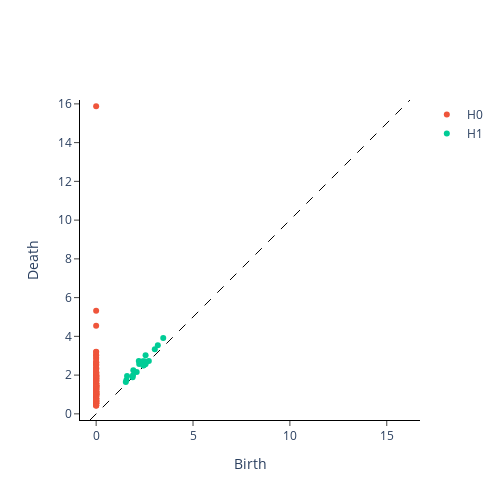

This figure's notebook cell:
### Markdown cell above
### Utilisez la bibliothèque giotto-TDA pour créer un diagramme de persistance à partir de cette matrice de distance.

### Code cell
D_reshaped = D.reshape(1, *distances.shape)


# Compute the persistence diagram
rips = VietorisRipsPersistence(homology_dimensions=[0, 1, 2])
diag_rips = rips.fit_transform(D_reshaped)

# Visualize the persistence diagram
rips.plot(diag_rips)

### Figure 1 — Plotly figure (JSON) as saved in the notebook; plotly's stock layout.template omitted (floating-point values rounded to 4 significant figures; data arrays with more than 128 entries replaced by an {"elided": "..."} marker saying what was removed)
{"data": [{"hoverinfo": "none", "line": {"color": "black", "dash": "dash", "width": 1}, "mode": "lines", "showlegend": false, "type": "scatter", "x": [-0.3176, 16.2], "y": [-0.3176, 16.2]}, {"hoverinfo": "text", "hovertext": {"elided": "148 str values"}, "mode": "markers", "name": "H0", "type": "scatter", "x": {"elided": "148 int values"}, "y": {"elided": "148 float values"}}, {"hoverinfo": "text", "hovertext": ["(3.4622626304626465, 3.913616418838501)", "(3.1832523345947266, 3.5462327003479004)", "(3.0265002250671387, 3.3388333320617676)", "(2.7195663452148438, 2.72558856010437)", "(2.5514519214630127, 3.020024299621582)", "(2.549379587173462, 2.567345380783081)", "(2.5374855995178223, 2.5723531246185303)", "(2.5276379585266113, 2.706716299057007)", "(2.4639806747436523, 2.7019660472869873)", "(2.461405038833618, 2.5027647018432617)", "(2.4344279766082764, 2.4988083839416504)", "(2.4127564430236816, 2.709688663482666)", "(2.2218549251556396, 2.5751495361328125)", "(2.2022159099578857, 2.7231802940368652)", "(2.091986656188965, 2.163672685623169)", "(1.9176801443099976, 2.255455493927002)", "(1.9011114835739136, 1.9958175420761108)", "(1.8828716278076172, 1.8863685131072998)", "(1.5953351259231567, 1.9592095613479614)", "(1.5632752180099487, 1.7467657327651978)", "(1.530218482017517, 1.6458410024642944)"], "mode": "markers", "name": "H1", "type": "scatter", "x": [3.462, 3.183, 3.027, 2.72, 2.551, 2.549, 2.537, 2.528, 2.464, 2.461, 2.434, 2.413, 2.222, 2.202, 2.092, 1.918, 1.901, 1.883, 1.595, 1.563, 1.53], "y": [3.914, 3.546, 3.339, 2.726, 3.02, 2.567, 2.572, 2.707, 2.702, 2.503, 2.499, 2.71, 2.575, 2.723, 2.164, 2.255, 1.996, 1.886, 1.959, 1.747, 1.646]}, {"hoverinfo": "text", "hovertext": [], "mode": "markers", "name": "H2", "type": "scatter", "x": [], "y": []}], "layout": {"height": 500, "plot_bgcolor": "white", "width": 500, "xaxis": {"autorange": false, "exponentformat": "e", "linecolor": "black", "linewidth": 1, "mirror": false, "range": [-0.3176, 16.2], "showexponent": "all", "showline": true, "side": "bottom", "ticks": "outside", "title": {"text": "Birth"}, "type": "linear", "zeroline": true}, "yaxis": {"autorange": false, "exponentformat": "e", "linecolor": "black", "linewidth": 1, "mirror": false, "range": [-0.3176, 16.2], "scaleanchor": "x", "scaleratio": 1, "showexponent": "all", "showline": true, "side": "left", "ticks": "outside", "title": {"text": "Death"}, "type": "linear", "zeroline": true}}}
